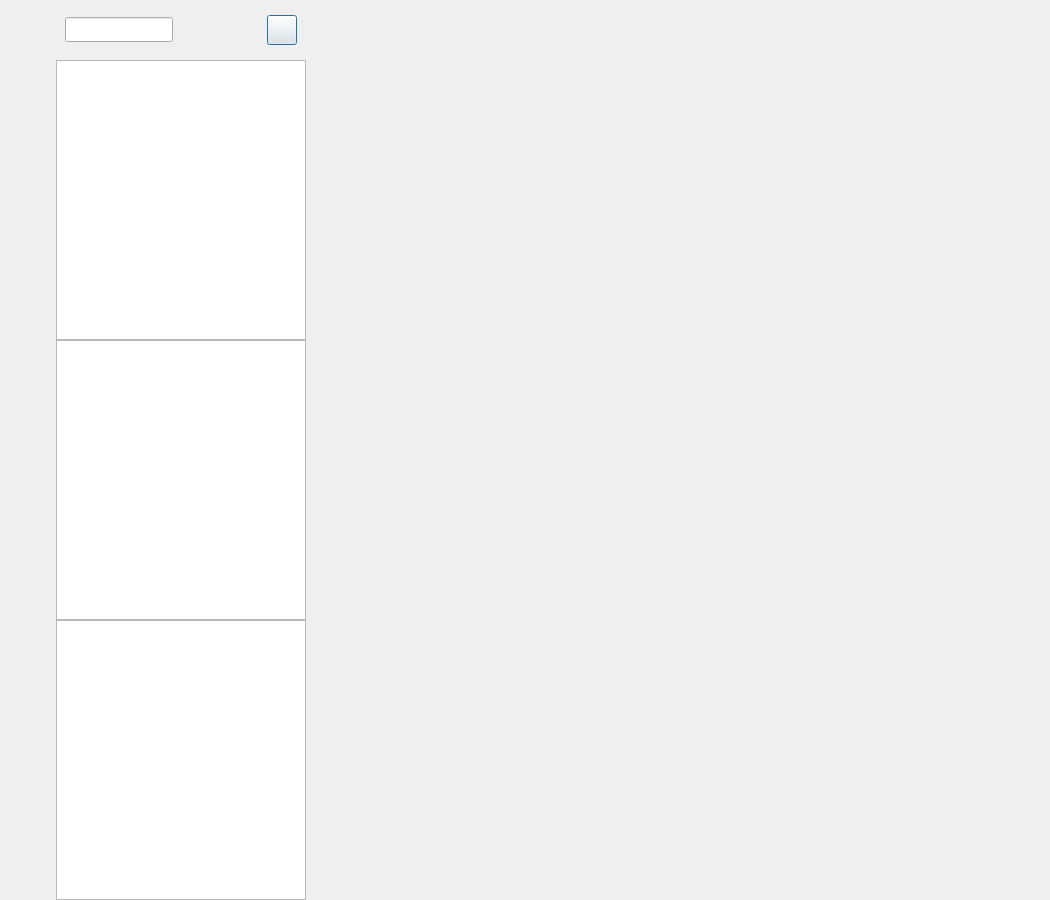
<?xml version="1.0" encoding="UTF-8"?>
<ui version="4.0">
 <class>ChatDialog</class>
 <widget class="QDialog" name="ChatDialog">
  <property name="geometry">
   <rect>
    <x>0</x>
    <y>0</y>
    <width>1050</width>
    <height>900</height>
   </rect>
  </property>
  <property name="windowTitle">
   <string>Dialog</string>
  </property>
  <layout class="QHBoxLayout" name="horizontalLayout">
   <property name="spacing">
    <number>0</number>
   </property>
   <property name="leftMargin">
    <number>0</number>
   </property>
   <property name="topMargin">
    <number>0</number>
   </property>
   <property name="rightMargin">
    <number>0</number>
   </property>
   <property name="bottomMargin">
    <number>0</number>
   </property>
   <item>
    <widget class="QWidget" name="status_bar" native="true">
     <property name="sizePolicy">
      <sizepolicy hsizetype="Fixed" vsizetype="Expanding">
       <horstretch>0</horstretch>
       <verstretch>0</verstretch>
      </sizepolicy>
     </property>
     <property name="minimumSize">
      <size>
       <width>56</width>
       <height>0</height>
      </size>
     </property>
     <property name="maximumSize">
      <size>
       <width>56</width>
       <height>16777215</height>
      </size>
     </property>
     <layout class="QVBoxLayout" name="verticalLayout">
      <property name="leftMargin">
       <number>10</number>
      </property>
      <property name="topMargin">
       <number>30</number>
      </property>
      <property name="rightMargin">
       <number>0</number>
      </property>
      <property name="bottomMargin">
       <number>0</number>
      </property>
      <item>
       <widget class="QWidget" name="state_wid" native="true">
        <layout class="QVBoxLayout" name="verticalLayout_3">
         <property name="spacing">
          <number>30</number>
         </property>
         <property name="leftMargin">
          <number>0</number>
         </property>
         <property name="topMargin">
          <number>0</number>
         </property>
         <property name="rightMargin">
          <number>0</number>
         </property>
         <property name="bottomMargin">
          <number>0</number>
         </property>
         <item>
          <widget class="QLabel" name="side_head_lb">
           <property name="minimumSize">
            <size>
             <width>35</width>
             <height>35</height>
            </size>
           </property>
           <property name="maximumSize">
            <size>
             <width>35</width>
             <height>35</height>
            </size>
           </property>
           <property name="text">
            <string/>
           </property>
          </widget>
         </item>
         <item>
          <widget class="StateWidget" name="side_chat_lb" native="true">
           <property name="minimumSize">
            <size>
             <width>30</width>
             <height>30</height>
            </size>
           </property>
           <property name="maximumSize">
            <size>
             <width>30</width>
             <height>30</height>
            </size>
           </property>
          </widget>
         </item>
         <item>
          <widget class="StateWidget" name="side_contact_lb" native="true">
           <property name="minimumSize">
            <size>
             <width>30</width>
             <height>30</height>
            </size>
           </property>
           <property name="maximumSize">
            <size>
             <width>30</width>
             <height>30</height>
            </size>
           </property>
          </widget>
         </item>
        </layout>
       </widget>
      </item>
      <item>
       <spacer name="verticalSpacer">
        <property name="orientation">
         <enum>Qt::Vertical</enum>
        </property>
        <property name="sizeHint" stdset="0">
         <size>
          <width>20</width>
          <height>40</height>
         </size>
        </property>
       </spacer>
      </item>
     </layout>
    </widget>
   </item>
   <item>
    <widget class="QWidget" name="chat_user_wid" native="true">
     <property name="maximumSize">
      <size>
       <width>250</width>
       <height>16777215</height>
      </size>
     </property>
     <layout class="QVBoxLayout" name="verticalLayout_2">
      <property name="spacing">
       <number>0</number>
      </property>
      <property name="leftMargin">
       <number>0</number>
      </property>
      <property name="topMargin">
       <number>0</number>
      </property>
      <property name="rightMargin">
       <number>0</number>
      </property>
      <property name="bottomMargin">
       <number>0</number>
      </property>
      <item>
       <widget class="QWidget" name="search_widget" native="true">
        <property name="sizePolicy">
         <sizepolicy hsizetype="Preferred" vsizetype="Fixed">
          <horstretch>0</horstretch>
          <verstretch>0</verstretch>
         </sizepolicy>
        </property>
        <property name="minimumSize">
         <size>
          <width>0</width>
          <height>60</height>
         </size>
        </property>
        <property name="maximumSize">
         <size>
          <width>16777215</width>
          <height>60</height>
         </size>
        </property>
        <layout class="QHBoxLayout" name="horizontalLayout_2">
         <property name="leftMargin">
          <number>9</number>
         </property>
         <property name="topMargin">
          <number>9</number>
         </property>
         <property name="rightMargin">
          <number>9</number>
         </property>
         <property name="bottomMargin">
          <number>9</number>
         </property>
         <item>
          <widget class="CustomizeEdit" name="search_edit">
           <property name="maximumSize">
            <size>
             <width>180</width>
             <height>25</height>
            </size>
           </property>
          </widget>
         </item>
         <item>
          <spacer name="horizontalSpacer">
           <property name="orientation">
            <enum>Qt::Horizontal</enum>
           </property>
           <property name="sizeHint" stdset="0">
            <size>
             <width>5</width>
             <height>20</height>
            </size>
           </property>
          </spacer>
         </item>
         <item>
          <widget class="ClickedBtn" name="add_btn">
           <property name="maximumSize">
            <size>
             <width>30</width>
             <height>30</height>
            </size>
           </property>
           <property name="text">
            <string/>
           </property>
          </widget>
         </item>
        </layout>
       </widget>
      </item>
      <item>
       <widget class="ChatUserList" name="chat_user_list"/>
      </item>
      <item>
       <widget class="SearchList" name="search_list"/>
      </item>
      <item>
       <widget class="ContactUserList" name="con_user_list"/>
      </item>
     </layout>
    </widget>
   </item>
   <item>
    <widget class="QStackedWidget" name="stackedWidget">
     <widget class="ChatPage" name="chat_page"/>
     <widget class="FriendInfoPage" name="friend_info_page"/>
     <widget class="ApplyFriendPage" name="friend_apply_page"/>
    </widget>
   </item>
  </layout>
 </widget>
 <customwidgets>
  <customwidget>
   <class>ClickedBtn</class>
   <extends>QPushButton</extends>
   <header location="global">clickedbtn.h</header>
  </customwidget>
  <customwidget>
   <class>CustomizeEdit</class>
   <extends>QLineEdit</extends>
   <header>customizeedit.h</header>
  </customwidget>
  <customwidget>
   <class>ChatUserList</class>
   <extends>QListWidget</extends>
   <header location="global">chatuserlist.h</header>
  </customwidget>
  <customwidget>
   <class>ChatPage</class>
   <extends>QWidget</extends>
   <header location="global">chatpage.h</header>
   <container>1</container>
  </customwidget>
  <customwidget>
   <class>StateWidget</class>
   <extends>QWidget</extends>
   <header location="global">statewidget.h</header>
   <container>1</container>
  </customwidget>
  <customwidget>
   <class>SearchList</class>
   <extends>QListWidget</extends>
   <header>searchlist.h</header>
  </customwidget>
  <customwidget>
   <class>ContactUserList</class>
   <extends>QListWidget</extends>
   <header location="global">contactuserlist.h</header>
  </customwidget>
  <customwidget>
   <class>ApplyFriendPage</class>
   <extends>QWidget</extends>
   <header location="global">applyfriendpage.h</header>
   <container>1</container>
  </customwidget>
  <customwidget>
   <class>FriendInfoPage</class>
   <extends>QWidget</extends>
   <header location="global">friendinfopage.h</header>
   <container>1</container>
  </customwidget>
 </customwidgets>
 <resources/>
 <connections/>
</ui>
